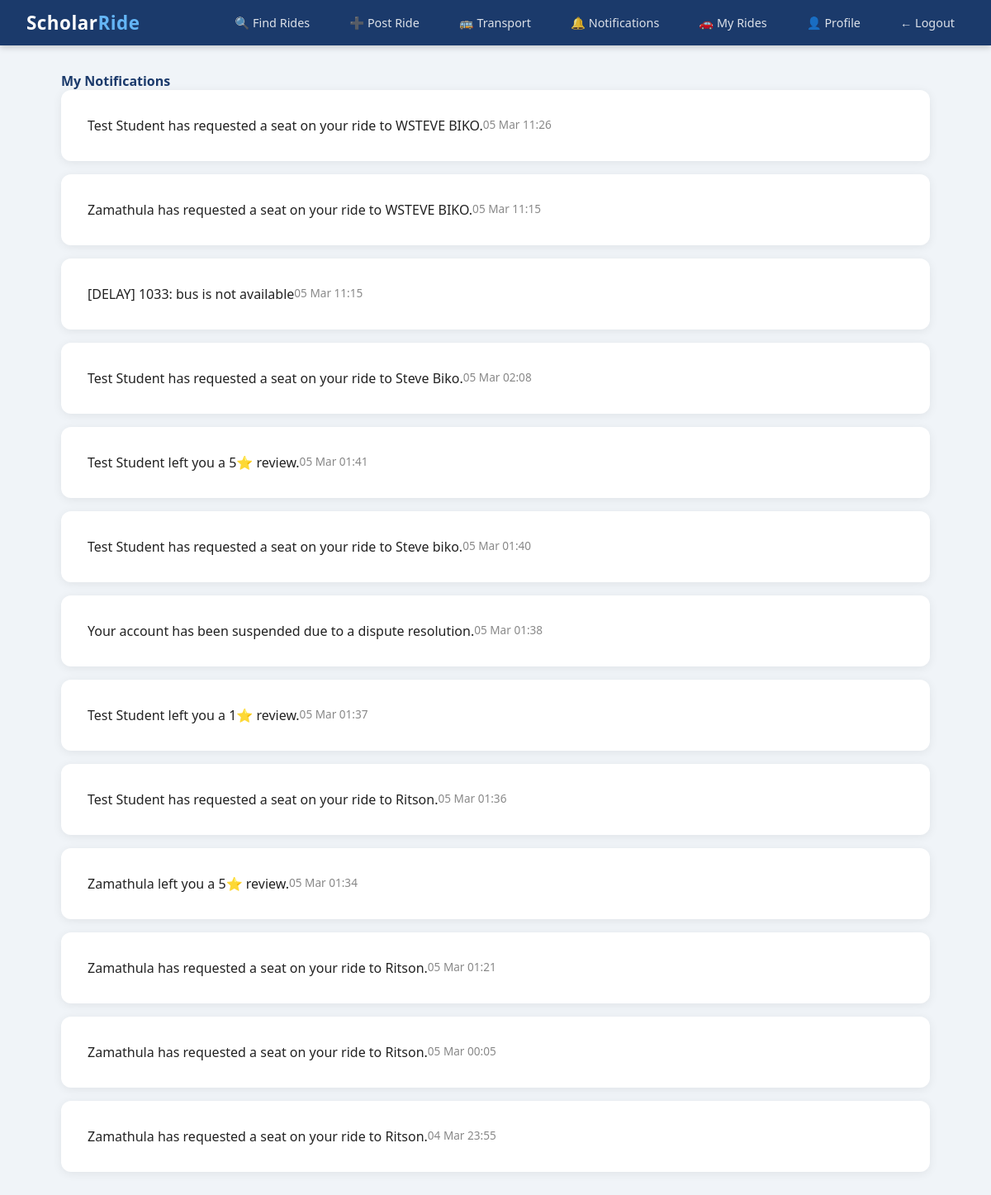
The page /notifications (signed in) on the database its author committed.
### scholar_ride/models.py (models this page shows)
class Notification(db.Model):
    id = db.Column(db.Integer, primary_key=True)
    user_id = db.Column(db.Integer, db.ForeignKey('user.id'), nullable=False)
    message = db.Column(db.Text, nullable=False)
    is_read = db.Column(db.Boolean, default=False)
    created_at = db.Column(db.DateTime, default=datetime.utcnow)

### scholar_ride/routes/notifications.py (the view)
@notifications.route('/notifications')
@login_required
def index():
    notifs = Notification.query.filter_by(
        user_id=current_user.id
    ).order_by(Notification.created_at.desc()).all()
    for n in notifs:
        n.is_read = True
    db.session.commit()
    return render_template('notifications.html', notifications=notifs)

### scholar_ride/models.py (called while the page is built)
@login_manager.user_loader
def load_user(user_id):
    return User.query.get(int(user_id))

### scholar_ride/templates/notifications.html (shortened to what this page needs)
{% extends "base.html" %}
{% block content %}
<h4 style="color:#1B3A6B;" class="mb-4">
     My Notifications
</h4>
{% if notifications %}
    {% for notif in notifications %}
    <div class="card mb-2 p-3 {% if not notif.is_read %}border-start border-primary border-3{% endif %}">
        <div class="d-flex justify-content-between">
            <p class="mb-0">
                {{ notif.message }}
            </p>
            <small class="text-muted ms-3 text-nowrap">
                {{ notif.created_at.strftime('%d %b %H:%M') }}
            </small>
        </div>
    </div>
    {% endfor %}
{% else %}
    <div class="text-center mt-5">
        <i class="bi bi-bell-slash" style="font-size:4rem; color:#ccc;"></i>
        <p class="text-muted mt-3">No notifications yet.</p>
    </div>
{% endif %}
{% endblock %}

### scholar_ride/templates/base.html (style rules this page uses)
*, *::before, *::after { box-sizing: border-box; margin: 0; padding: 0; }
body { font-family: 'Segoe UI', Tahoma, Geneva, Verdana, sans-serif; background: #f0f4f8; color: #222; }
.card { background: white; border-radius: 12px; box-shadow: 0 2px 12px rgba(0,0,0,0.07); padding: 2rem; margin-bottom: 1.5rem; }
.text-muted { color: #888; font-size: 0.85rem; }
.mb-2 { margin-bottom: 1rem; }
.d-flex { display: flex; }

### rows shown on the page
Notification: message "Test Student has requested a seat on your ride to WSTEVE BIKO.", created_at "05 Mar 11:26"
Notification: message "Zamathula has requested a seat on your ride to WSTEVE BIKO.", created_at "05 Mar 11:15"
Notification: message "[DELAY] 1033: bus is not available", created_at "05 Mar 11:15"
Notification: message "Test Student has requested a seat on your ride to Steve Biko.", created_at "05 Mar 02:08"
Notification: message "Test Student left you a 5⭐ review.", created_at "05 Mar 01:41"
Notification: message "Test Student has requested a seat on your ride to Steve biko.", created_at "05 Mar 01:40"
Notification: message "Your account has been suspended due to a dispute resolution.", created_at "05 Mar 01:38"
Notification: message "Test Student left you a 1⭐ review.", created_at "05 Mar 01:37"
Notification: message "Test Student has requested a seat on your ride to Ritson.", created_at "05 Mar 01:36"
Notification: message "Zamathula left you a 5⭐ review.", created_at "05 Mar 01:34"
Notification: message "Zamathula has requested a seat on your ride to Ritson.", created_at "05 Mar 01:21"
Notification: message "Zamathula has requested a seat on your ride to Ritson.", created_at "05 Mar 00:05"
Notification: message "Zamathula has requested a seat on your ride to Ritson.", created_at "04 Mar 23:55"
